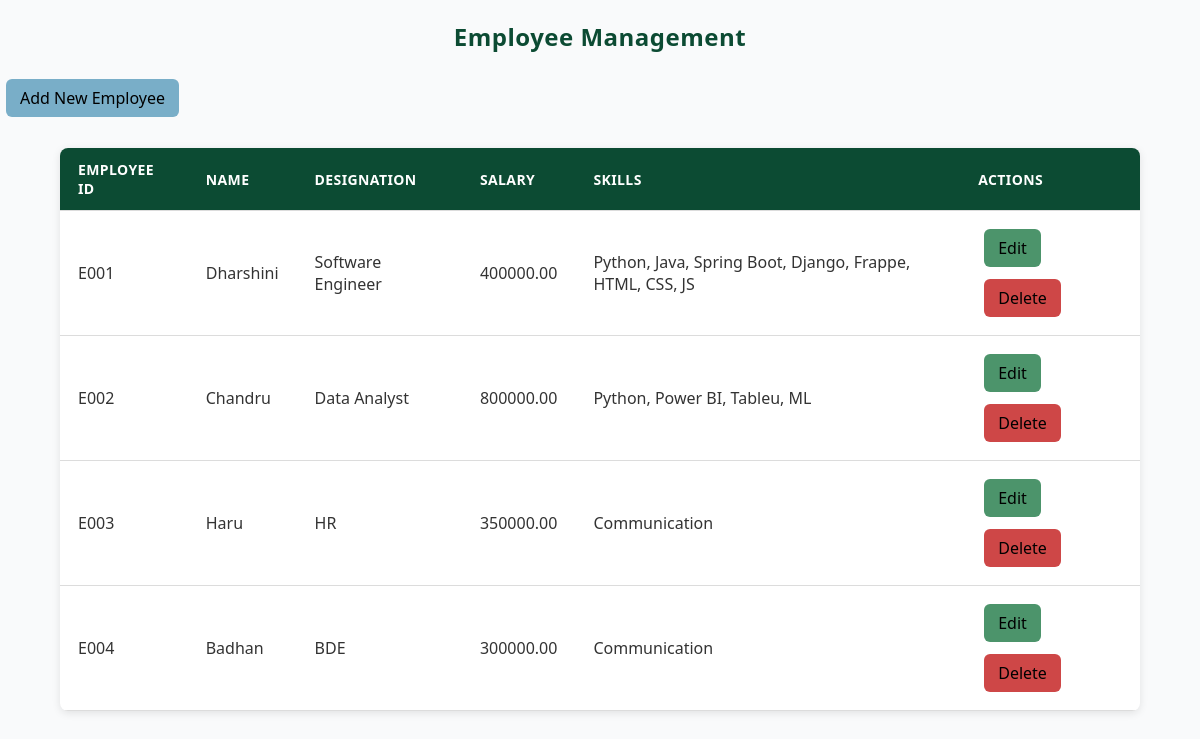
Page /EmployeeApp/employee/ on the committed database.
### EmployeeApp/models.py (models this page shows, shortened)
class Employee(models.Model):
    empId = models.CharField(primary_key=True, max_length=10, editable=True)
    empName = models.CharField(max_length=50)
    empDesignation = models.CharField(max_length=50)
    empSalary = models.DecimalField(max_digits=10, decimal_places=2)
    empSkills = models.TextField(blank=True)

### EmployeeApp/views.py (the view)
# urls.py: path("employee/", views.empDetails, name='employee_list'),
def empDetails(request):
    emp_data = Employee.objects.all()
    if not emp_data:
        message = "No employees found."
    else:
        message = ""
    return render(request, 'EmployeeApp/employees.html', {
        'emp_list': emp_data,
        'message': message
    })

### templates/EmployeeApp/employees.html (shortened to what this page needs)
{% load static %}
<!DOCTYPE html>
<html lang="en">
<head>
    <link rel="stylesheet" href="{% static 'EmployeeApp/style.css' %}">
</head>
<body>
    <h2>Employee Management</h2>
    <a href="{% url 'add_employee' %}" class="btn">Add New Employee</a>
    <table>
        <thead>
            <tr>
                <th>Employee ID</th>
                <th>Name</th>
                <th>Designation</th>
                <th>Salary</th>
                <th>Skills</th>
                <th>Actions</th>
            </tr>
        </thead>
        <tbody>
            {% if emp_list %}
            {% for emp in emp_list %}
            <tr>
                <td>{{ emp.empId }}</td>
                <td>{{ emp.empName }}</td>
                <td>{{ emp.empDesignation }}</td>
                <td>{{ emp.empSalary }}</td>
                <td>{{ emp.empSkills }}</td>
                <td>
                    {% if emp.empId %}
                    <a href="{% url 'edit_employee' emp.empId %}" class="edit">Edit</a>
                    <a href="{% url 'delete_employee' emp.empId %}" class="delete"
                        onclick="return confirm('Are you sure you want to delete this employee?');">Delete</a>
                    {% else %}
                    <span class="disabled">Invalid Record</span>
                    {% endif %}
                </td>
            </tr>
            {% endfor %}
            {% else %}
            <tr>
                <td colspan="7" class="no-record">No employees found.</td>
            </tr>
            {% endif %}
        </tbody>
    </table>
</body>
</html>

### static/EmployeeApp/style.css (style rules this page uses)
:root { --primary-color: #0c4b33; --secondary-color: #e8f0eb; --accent-color: #79aec8; --danger-color: #ce4747; --success-color: #4c946b; --light-bg: hsl(210, 17%, 98%); --text-dark: #333; --border-color: #dcdcdc; }
body { font-family: "Segoe UI", "Helvetica Neue", Arial, sans-serif; background-color: var(--light-bg); color: var(--text-dark); margin: 0; padding: 0; }
h2 { text-align: center; color: var(--primary-color); margin: 20px 0; letter-spacing: 0.5px; }
table { width: 90%; margin: 25px auto; border-collapse: collapse; border-radius: 8px; overflow: hidden; background-color: #fff; box-shadow: 0 2px 8px rgba(0, 0, 0, 0.1); }
th, td { padding: 12px 18px; text-align: left; border-bottom: 1px solid var(--border-color); }
th { background-color: var(--primary-color); color: #fff; text-transform: uppercase; letter-spacing: 0.4px; font-size: 14px; }
.btn, .edit, .delete, .back { display: inline-block; padding: 8px 14px; margin: 6px; text-decoration: none; border-radius: 6px; font-weight: 500; transition: background-color 0.25s ease, transform 0.15s ease; color: rgb(0, 0, 0); }
.btn { background-color: var(--accent-color); }
.edit { background-color: var(--success-color); }
.delete { background-color: var(--danger-color); }

### rows in the picture
Employee: empId "E001", empName "Dharshini", empDesignation "Software Engineer", empSalary "400000.00", empSkills "Python, Java, Spring Boot, Django, Frappe, HTML, CSS, JS", shows "Edit"
Employee: empId "E002", empName "Chandru", empDesignation "Data Analyst", empSalary "800000.00", empSkills "Python, Power BI, Tableu, ML", shows "Edit"
Employee: empId "E003", empName "Haru", empDesignation "HR", empSalary "350000.00", empSkills "Communication", shows "Edit"
Employee: empId "E004", empName "Badhan", empDesignation "BDE", empSalary "300000.00", empSkills "Communication", shows "Edit"
